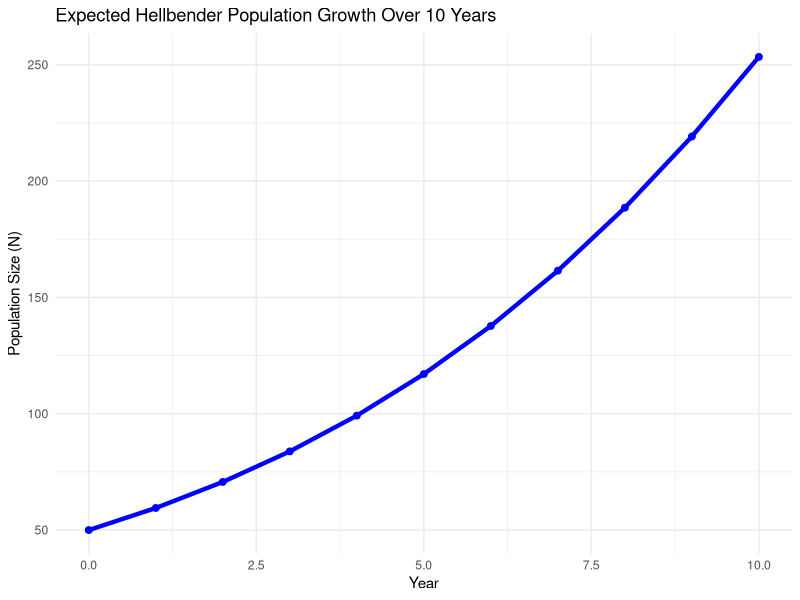
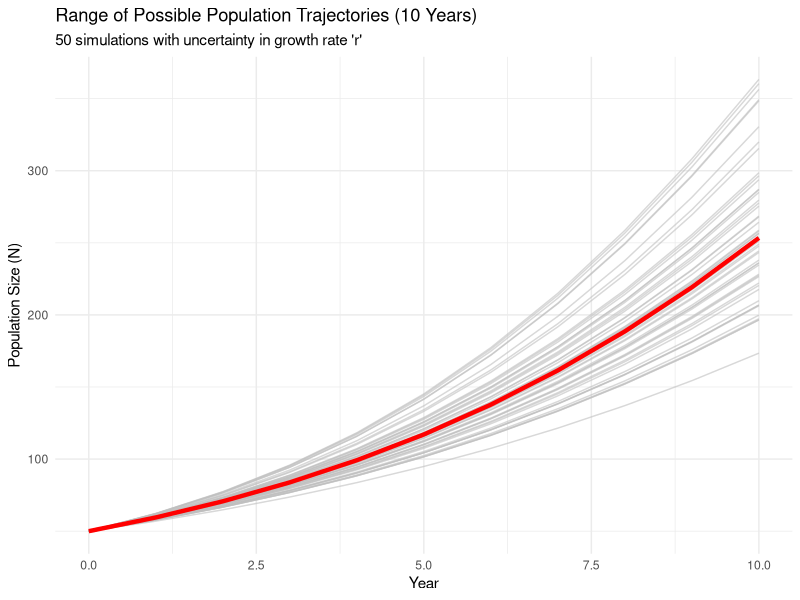
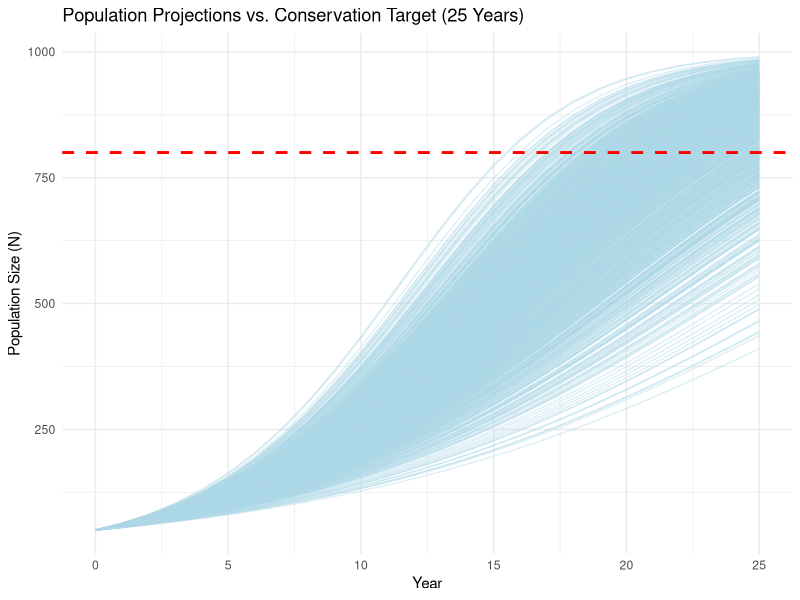
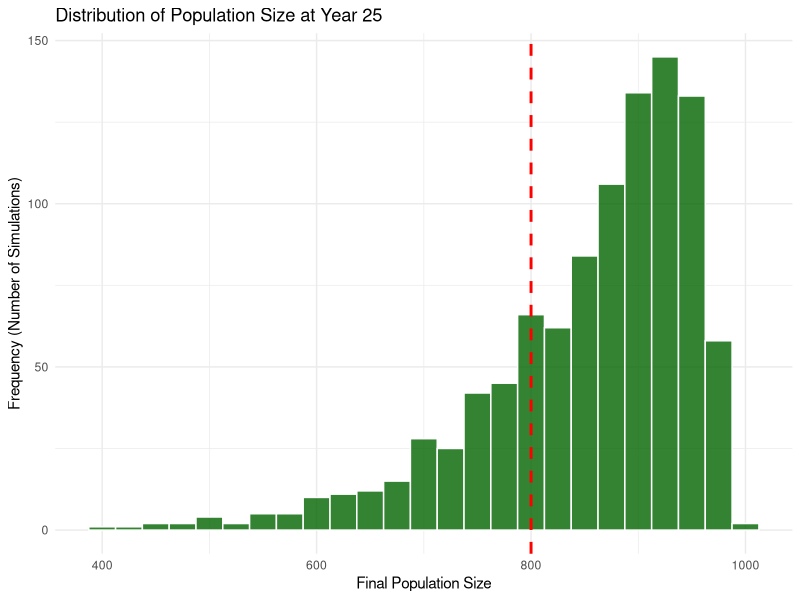
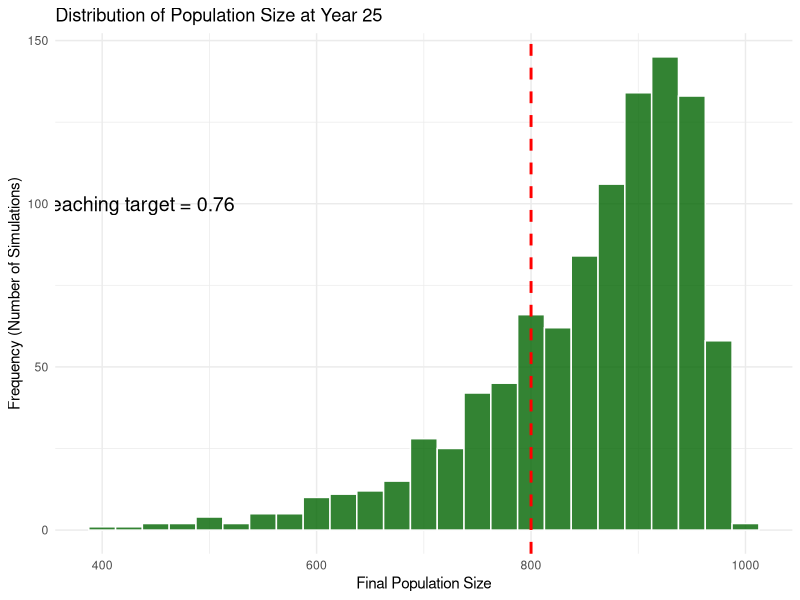
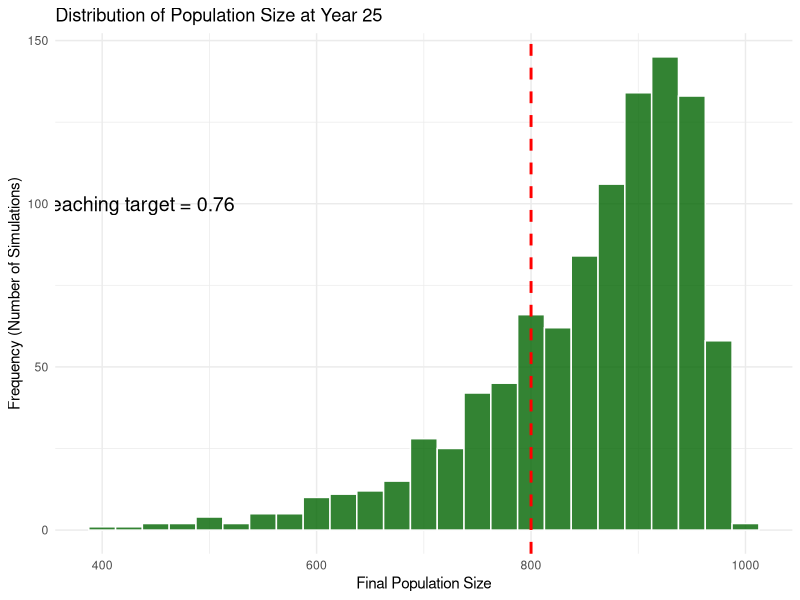

Here is the R script that generated these plots, in order:
#Zoo800_Fall2025: Course 
#homework for week 6
#Nurul Islam
#date: 10/11/2024
#load the required packages
library(ggplot2)

# --- Model Parameters ---
K <- 1000      # Carrying capacity 
N0 <- 50       # Initial population size 
r_mean <- 0.2  # Mean intrinsic rate of growth 
r_sd <- 0.03   # Standard deviation of r 

## Objective 1: Simulating and Plotting a Single Population Trajectory 
#In this first part, I'll simulate the "most likely" outcome by using just the average growth 
#rate, r=0.2 to see how the hellbender population is expected to grow over 10 years 
#without considering any uncertainty yet

  years <- 10

# 1. Create a vector to store the results. 
# We'll start it with the initial population size.
  pop_size <- numeric(years + 1) # We need space for N0 (year 0) plus 10 more years
  pop_size[1] <- N0             # The first entry is our N0 at year 0

# 2. Loop through each year to calculate the next year's population
# We loop from 1 to 'years' (10)
for (t in 1:years) {
  # The population at the start of the year is pop_size[t]
  Nt <- pop_size[t] 
  
  # Apply the logistic growth formula to get the next year's population
  # This result will be stored in the next position in our vector
  pop_size[t+1] <- Nt + r_mean * Nt * (1 - Nt / K)
}
# Let's look at the result!
print(pop_size)

# 1. Create a data frame for plotting
# The 'Year' column will go from 0 to 10
sim_df_obj1 <- data.frame(
  Year = 0:years,
  Population = pop_size
)

# 2. Build the plot
ggplot(data = sim_df_obj1, aes(x = Year, y = Population)) +
  geom_line(color = "blue", size = 1.5) + # Draw a nice, thick blue line
  geom_point(color = "blue", size = 2) +  # Add points for each year's data
  labs(
    title = "Expected Hellbender Population Growth Over 10 Years",
    x = "Year",
    y = "Population Size (N)"
  ) +
  theme_minimal() # A clean theme for the plot
# This plot shows how the population is expected to grow over 10 years
# --- Objective 2: Simulating Multiple Trajectories with Uncertainty ---
# Number of simulations and years
num_sims <- 50
years <- 10

# 1. Generate 50 random r values
r_values <- rnorm(n = num_sims, mean = r_mean, sd = r_sd)

# 2. Create a matrix to store all results
# Rows = years (0 to 10), Columns = simulations
# We use 'NA' as a placeholder
sim_matrix <- matrix(NA, nrow = years + 1, ncol = num_sims)

# Set the first row of the matrix to the initial population size for all simulations
sim_matrix[1, ] <- N0

# 3. Run the nested loops
# Outer loop: for each simulation
for (i in 1:num_sims) {
  # Inner loop: for each year
  for (t in 1:years) {
    Nt <- sim_matrix[t, i]
    # Use the i-th value from our vector of random r's
    sim_matrix[t+1, i] <- Nt + r_values[i] * Nt * (1 - Nt / K)
  }
}
# We need to turn our 'wide' matrix into a 'long' data frame
# First, convert the matrix to a data frame
sim_df_obj2_wide <- as.data.frame(sim_matrix)
sim_df_obj2_wide$Year <- 0:years # Add a year column

# Now, 'pivot' the data frame from wide to long
# This requires the 'tidyr' package (part of the tidyverse)
library(tidyr)
sim_df_obj2_long <- pivot_longer(
  sim_df_obj2_wide,
  cols = -Year, # Pivot all columns except 'Year'
  names_to = "SimulationID",
  values_to = "Population"
)

# Now let's create the plot
ggplot() +
  # Add the 50 simulations. We use aes(group = SimulationID) to tell ggplot
  # to draw a separate line for each simulation. We make them semi-transparent.
  geom_line(data = sim_df_obj2_long, aes(x = Year, y = Population, group = SimulationID), color = "gray", alpha = 0.6) +
  # Add the 'mean' trajectory from Objective 1 on top so it stands out
  geom_line(data = sim_df_obj1, aes(x = Year, y = Population), color = "red", size = 1.5) +
  labs(
    title = "Range of Possible Population Trajectories (10 Years)",
    subtitle = "50 simulations with uncertainty in growth rate 'r'",
    x = "Year",
    y = "Population Size (N)"
  ) +
  theme_minimal()
# --- Rerunning simulation for 25 years and more runs ---
num_sims <- 1000 # More simulations for a better probability estimate
years <- 25      # New time frame 

# Generate new r values for these simulations
r_values <- rnorm(n = num_sims, mean = r_mean, sd = r_sd)

# Create the storage matrix
sim_matrix_25yr <- matrix(NA, nrow = years + 1, ncol = num_sims)
sim_matrix_25yr[1, ] <- N0

# Run the nested loops again
for (i in 1:num_sims) {
  for (t in 1:years) {
    Nt <- sim_matrix_25yr[t, i]
    sim_matrix_25yr[t+1, i] <- Nt + r_values[i] * Nt * (1 - Nt / K)
  }
}

# Convert to a long data frame for plotting
sim_df_25yr_wide <- as.data.frame(sim_matrix_25yr)
sim_df_25yr_wide$Year <- 0:years
sim_df_25yr_long <- pivot_longer(
  sim_df_25yr_wide,
  cols = -Year,
  names_to = "SimulationID",
  values_to = "Population"
)

# Define the target population
target_pop <- 0.80 * K # 80% of K [cite: 9]

ggplot(sim_df_25yr_long, aes(x = Year, y = Population, group = SimulationID)) +
  geom_line(color = "lightblue", alpha = 0.4) +
  # Add the horizontal line for the target population
  geom_hline(yintercept = target_pop, linetype = "dashed", color = "red", size = 1) +
  labs(
    title = "Population Projections vs. Conservation Target (25 Years)",
    x = "Year",
    y = "Population Size (N)"
  ) +
  theme_minimal()

# Extract the population sizes from the final year (row 'years + 1')
final_pops <- sim_matrix_25yr[years + 1, ]

# Create a data frame for the histogram
final_pops_df <- data.frame(FinalPopulation = final_pops)

# Plot the histogram
ggplot(final_pops_df, aes(x = FinalPopulation)) +
  geom_histogram(binwidth = 25, fill = "darkgreen", color = "white", alpha = 0.8) +
  # Add a vertical line for the target population
  geom_vline(xintercept = target_pop, linetype = "dashed", color = "red", size = 1) +
  labs(
    title = "Distribution of Population Size at Year 25",
    x = "Final Population Size",
    y = "Frequency (Number of Simulations)"
  ) +
  theme_minimal()
# Count how many simulations met or exceeded the target
success_count <- sum(final_pops >= target_pop)

# Calculate the fraction
success_fraction <- success_count / num_sims

# Print the result
print(paste("Fraction of populations meeting the target:", success_fraction))

# Now let's add this information to our histogram [cite: 28]
# We'll use annotate() to place the text on the plot
ggplot(final_pops_df, aes(x = FinalPopulation)) +
  geom_histogram(binwidth = 25, fill = "darkgreen", color = "white", alpha = 0.8) +
  geom_vline(xintercept = target_pop, linetype = "dashed", color = "red", size = 1) +
  annotate(
    "text", 
    x = 400, y = 100, # Position of the text (you may need to adjust this)
    label = paste("Fraction reaching target =", round(success_fraction, 2)),
    color = "black",
    size = 5
  ) +
  labs(
    title = "Distribution of Population Size at Year 25",
    x = "Final Population Size",
    y = "Frequency (Number of Simulations)"
  ) +
  theme_minimal()

# Count how many simulations met or exceeded the target
success_count <- sum(final_pops >= target_pop)

# Calculate the fraction
success_fraction <- success_count / num_sims

# Print the result
print(paste("Fraction of populations meeting the target:", success_fraction))

# Now let's add this information to our histogram [cite: 28]
# We'll use annotate() to place the text on the plot
ggplot(final_pops_df, aes(x = FinalPopulation)) +
  geom_histogram(binwidth = 25, fill = "darkgreen", color = "white", alpha = 0.8) +
  geom_vline(xintercept = target_pop, linetype = "dashed", color = "red", size = 1) +
  annotate(
    "text", 
    x = 400, y = 100, # Position of the text (you may need to adjust this)
    label = paste("Fraction reaching target =", round(success_fraction, 2)),
    color = "black",
    size = 5
  ) +
  labs(
    title = "Distribution of Population Size at Year 25",
    x = "Final Population Size",
    y = "Frequency (Number of Simulations)"
  ) +
  theme_minimal()
